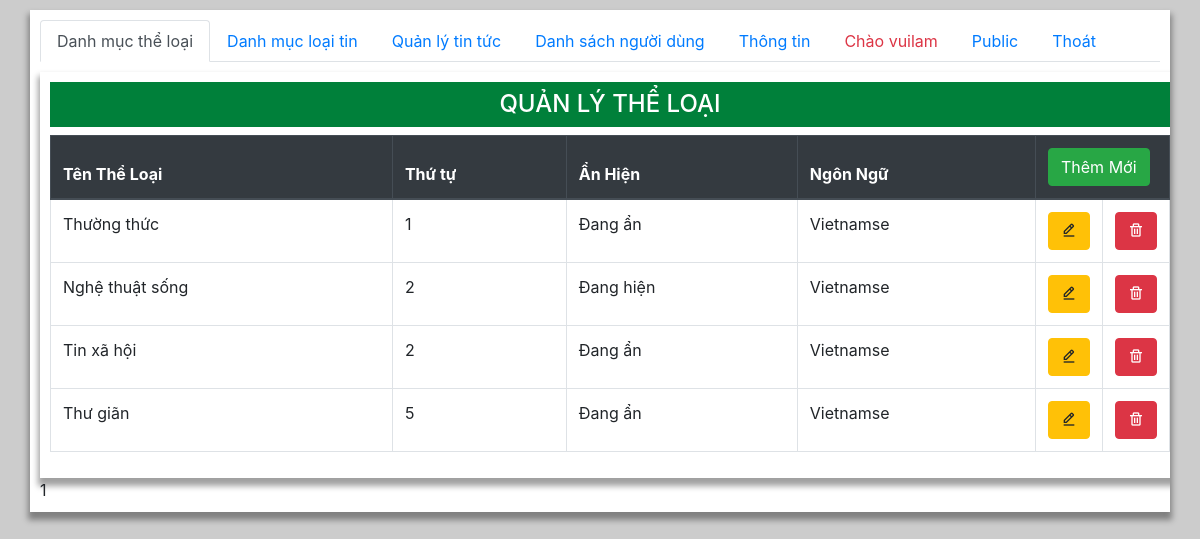
Screenshot of /admin/index.php (signed in) with the database file from the repository.
### tables this page shows
CREATE TABLE `theloai` (
  `idTL` int(11) NOT NULL,
  `lang` char(2) DEFAULT 'vi',
  `TenTL` varchar(255) NOT NULL DEFAULT '',
  `ThuTu` int(11) DEFAULT 0,
  `AnHien` tinyint(1) DEFAULT 1
);

### functions.php (called while the page is built, shortened)
<?php
  function executeResult($sql)  {
    $conn= new mysqli(DB_HOST,DB_USERNAME,DB_PASSWORD,DB_NAME);
    mysqli_set_charset($conn, "utf8");
    $result=mysqli_query($conn,$sql);
    $data=[];
    if($result!=null){
        while ($row=mysqli_fetch_assoc($result)) {
            $data[]=$row;
        }
    }
    return $data;
  }
?>

### admin/theloai.php (the view, shortened to what this page needs)
<?php
require_once "../functions.php";
$sql="SELECT * FROM theloai ORDER BY ThuTu";
$result=executeResult($sql);
?>
<div class="container">
    <h2 class="py-2 text-center h4 ">QUẢN LÝ THỂ LOẠI</h2>
    <table class="table table-hover table-bordered">
    <thead  class="thead-dark" >
        <tr>
            <th>Tên Thể Loại</th>
            <th>Thứ tự </th>
            <th>Ẩn Hiện</th>
            <th>Ngôn Ngữ</th>
            <th colspan="2">
            <a class="btn btn-success" href="./theloai_them_sua.php">Thêm Mới</a>
            </th>
        </tr>
    </thead>
    <tbody>
        <?php
            foreach ($result as $item) {
                if($item['lang']=='vi') $lang='Vietnamse'; else $lang='English';
                $anHien= $item['AnHien']?"Đang hiện":'Đang ẩn';
                echo "<tr>
                        <td>$item[TenTL]</td>
                        <td>$item[ThuTu]</td>
                        <td>$anHien</td>
                        <td>$lang</td>
                        <td style=\"width:60px\"><a href=\"./theloai_them_sua.php?idTL=$item[idTL]\"><button class=\"btn btn-warning\"><i class='bx bx-edit-alt'></i></button></a></td>
                        <td style=\"width:60px\"><button class=\"btn btn-danger\" onclick=\"deleteTL($item[idTL])\"><i class='bx bx-trash'></i></button></td>
                    </tr>";
            }
        ?>
    </tbody>
</table>
</div>

### admin/main.css (style rules this page uses)
body { width: 100%; min-height:100vh; background: #ccc; }
.container { margin: auto; margin-top: 10px; width: 1200px; padding: 10px; overflow: hidden; background: #fff; box-shadow: 0 6px 6px 2px rgba(0, 0, 0, 0.372) ; }
.container h2 { background: rgb(0, 128, 58); color: #fff; }
button { border: 1px double #333; border-radius: 3px; outline: none; }

### rows the page displays
theloai: TenTL "Thường thức", ThuTu "1", AnHien "Đang ẩn", lang "Vietnamse"
theloai: TenTL "Nghệ thuật sống", ThuTu "2", AnHien "Đang hiện", lang "Vietnamse"
theloai: TenTL "Tin xã hội", ThuTu "2", AnHien "Đang ẩn", lang "Vietnamse"
theloai: TenTL "Thư giãn", ThuTu "5", AnHien "Đang ẩn", lang "Vietnamse"

### other values shown
$_SESSION['un'] "vuilam"
require_once "$page.php" "1"
